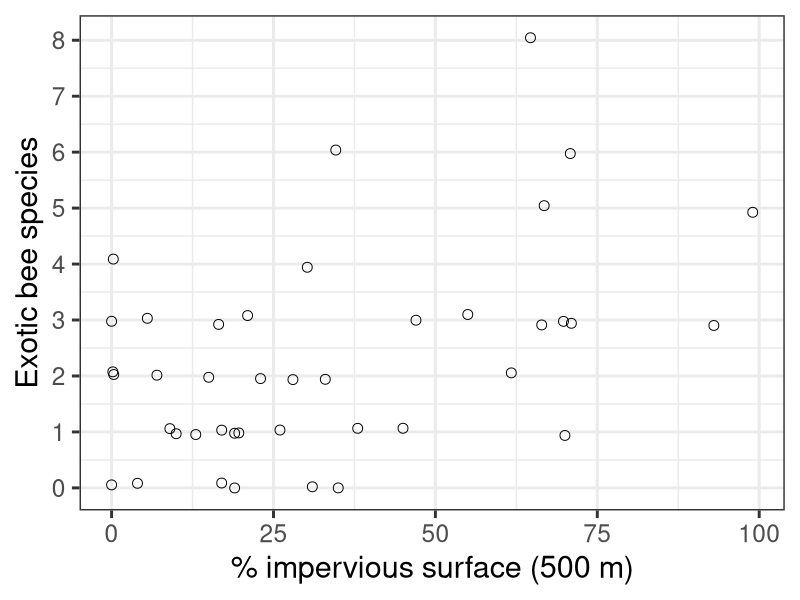
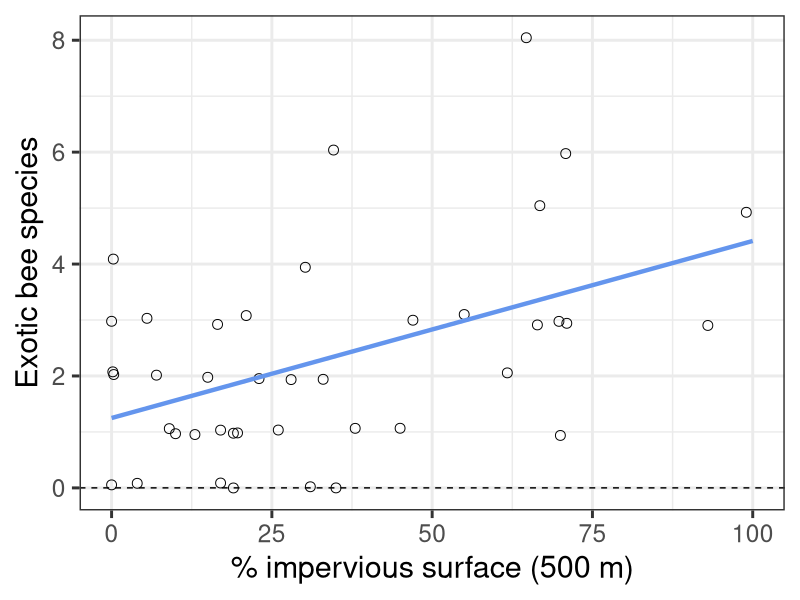
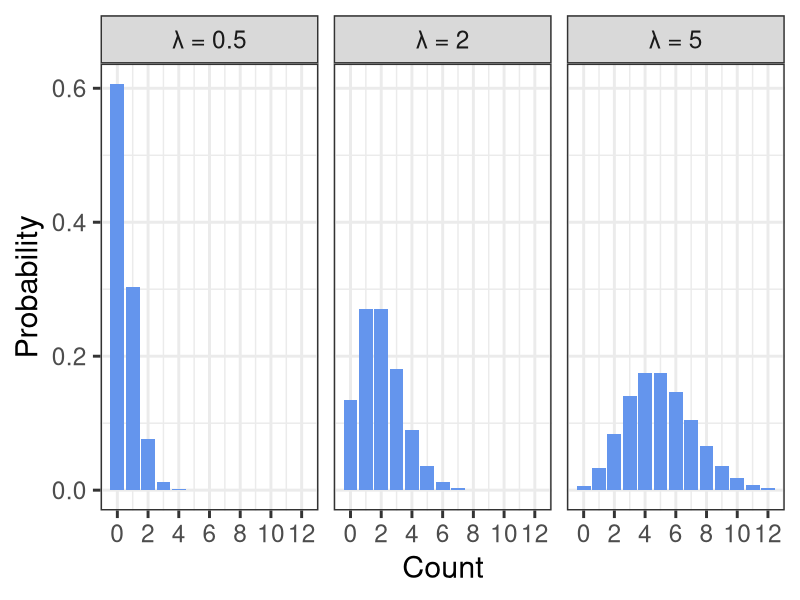
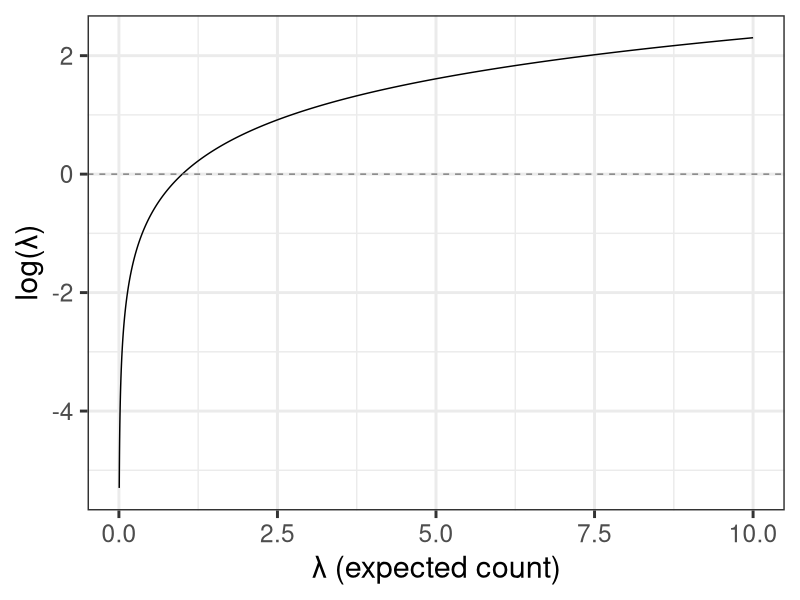
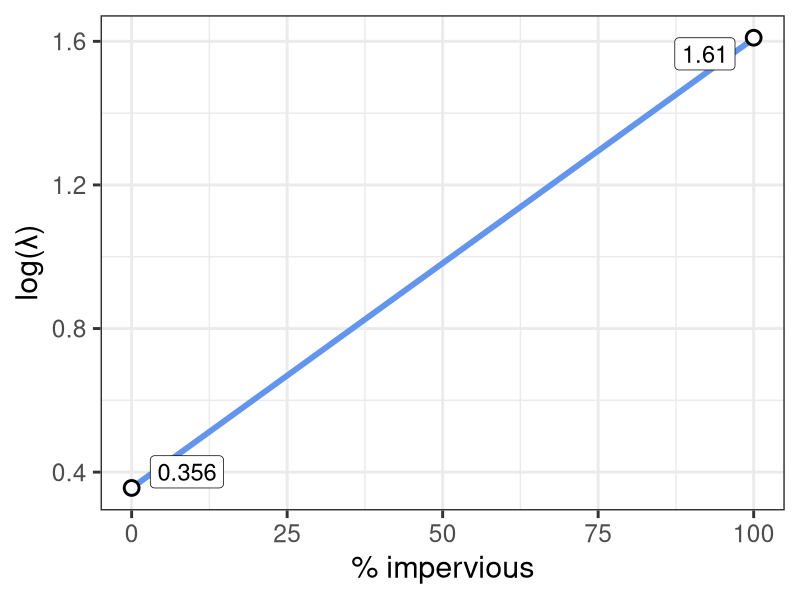
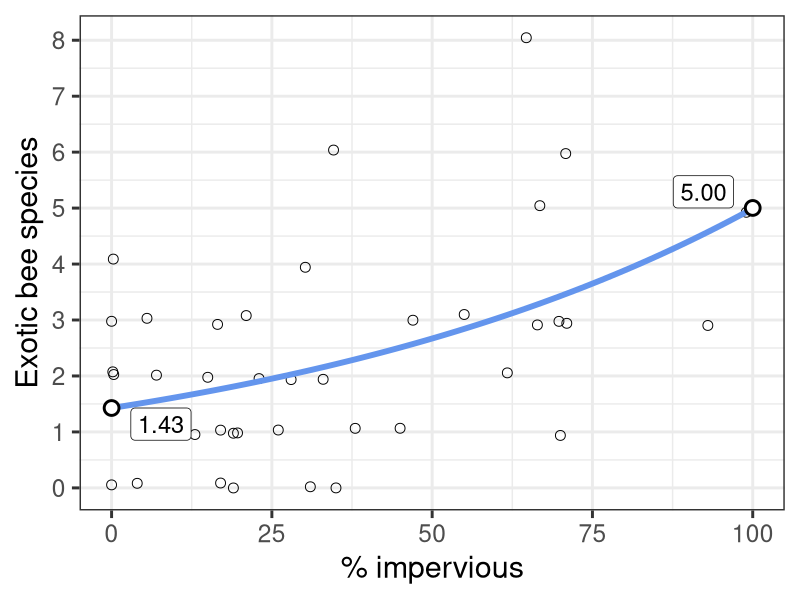
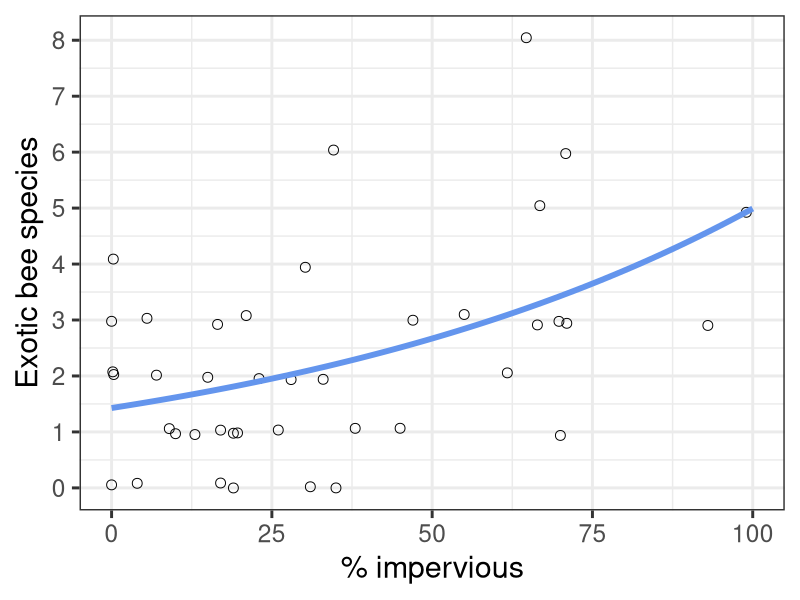

Reproduce these figures in R, in order.
## ---- chunk 1
#| label: setup
#| message: false

library(tidyverse)
set.seed(222)
theme_set(theme_bw(22))

fmt <- \(x, digits = 2) formatC(x, format = "f", digits = digits)

# Exotic bees (Fitch et al. 2019)
bees <- read_csv("../data/exotic-bees.csv") |>
  mutate(impervious = 100 * NLCD500m)

bee_glm <- glm(
  exotic.richness ~ impervious,
  family = poisson(link = "log"),
  data = bees
)

# A linear model, for comparison
bee_lm <- lm(exotic.richness ~ impervious, data = bees)
bee_lm_pred <- tibble(impervious = seq(0, 100, length.out = 101)) |>
  mutate(fit = predict(bee_lm, pick(impervious)))

bee_b0 <- signif(coef(bee_glm)[["(Intercept)"]], 3)
bee_b1 <- signif(coef(bee_glm)[["impervious"]], 3)
bee_term <- \(x) signif(bee_b1 * x, 3)
bee_log <- \(x) signif(bee_b0 + bee_term(x), 3)
bee_lambda <- \(x) fmt(exp(bee_log(x)))
bee_mult <- \(x) signif(exp(bee_b1 * x), 4)

bee_pred <- tibble(impervious = seq(0, 100, length.out = 101))
bee_pred$log_lambda <- predict(bee_glm, bee_pred, type = "link")
bee_pred$lambda <- predict(bee_glm, bee_pred, type = "response")
bee_points <- tibble(impervious = c(0, 100)) |>
  mutate(
    log_lambda = bee_log(impervious),
    lambda = exp(log_lambda),
    lambda_label = bee_lambda(impervious)
  )

bee_plot <- ggplot(bees, aes(impervious, exotic.richness)) +
  geom_point(
    position = position_jitter(height = 0.1, width = 0, seed = 1),
    shape = 21,
    size = 3
  ) +
  scale_y_continuous(breaks = 0:8) +
  labs(x = "% impervious surface (500 m)", y = "Exotic bee species")
## ---- chunk 2
#| fig-width: 10
#| fig-height: 5
#| fig-align: center

bee_plot
## ---- chunk 3
#| fig-width: 10
#| fig-height: 4.5
#| fig-align: center

bee_plot +
  geom_line(
    aes(y = fit),
    data = bee_lm_pred,
    color = "cornflowerblue",
    linewidth = 1.5
  ) +
  geom_hline(yintercept = 0, linetype = "dashed") +
  scale_y_continuous(breaks = seq(0, 8, by = 2))
## ---- chunk 4
#| fig-width: 12
#| fig-height: 4
#| fig-align: center

expand_grid(lambda = c(0.5, 2, 5), k = 0:12) |>
  mutate(
    prob = dpois(k, lambda),
    lambda = factor(paste("λ =", lambda), levels = paste("λ =", c(0.5, 2, 5)))
  ) |>
  ggplot(aes(k, prob)) +
  geom_col(fill = "cornflowerblue") +
  facet_wrap(~lambda) +
  scale_x_continuous(breaks = seq(0, 12, by = 2)) +
  labs(x = "Count", y = "Probability")
## ---- chunk 5
#| echo: true
#| output-location: fragment

y <- rpois(10000, lambda = 2)
c(
  mean = mean(y),
  variance = var(y),
  prop_zero = mean(y == 0),
  exp_neg2 = exp(-2)
)
## ---- chunk 6
#| fig-width: 10
#| fig-height: 4.5
#| fig-align: center

ggplot() +
  stat_function(fun = log, n = 1e4) +
  geom_hline(yintercept = 0, linetype = "dashed", color = "grey50") +
  xlim(0.005, 10) +
  labs(x = "λ (expected count)", y = "log(λ)")
## ---- chunk 7
#| class-output: small-output

summary(bee_glm)
## ---- chunk 8
#| fig-width: 6
#| fig-height: 4.3

ggplot(bee_pred, aes(impervious, log_lambda)) +
  geom_line(color = "cornflowerblue", linewidth = 2) +
  geom_point(
    data = bee_points,
    shape = 21,
    fill = "white",
    size = 4,
    stroke = 1.5
  ) +
  geom_label(
    aes(label = log_lambda),
    data = bee_points,
    hjust = c(0, 1),
    vjust = c(0, 1),
    nudge_x = c(3, -3),
    size = 6
  ) +
  labs(x = "% impervious", y = "log(λ)")
## ---- chunk 9
#| fig-width: 6
#| fig-height: 4.3

bee_plot +
  geom_line(
    aes(y = lambda),
    data = bee_pred,
    color = "cornflowerblue",
    linewidth = 2
  ) +
  geom_point(
    aes(y = lambda),
    data = bee_points,
    shape = 21,
    fill = "white",
    size = 4,
    stroke = 1.5
  ) +
  geom_label(
    aes(y = lambda, label = lambda_label),
    data = bee_points,
    hjust = c(0, 1),
    vjust = c(1, 0),
    nudge_x = c(3, -3),
    size = 6
  ) +
  labs(x = "% impervious")
## ---- chunk 10
#| fig-width: 8
#| fig-height: 3.5
#| fig-align: center

bee_plot +
  geom_line(
    aes(y = lambda),
    data = bee_pred,
    color = "cornflowerblue",
    linewidth = 2
  ) +
  labs(x = "% impervious")
